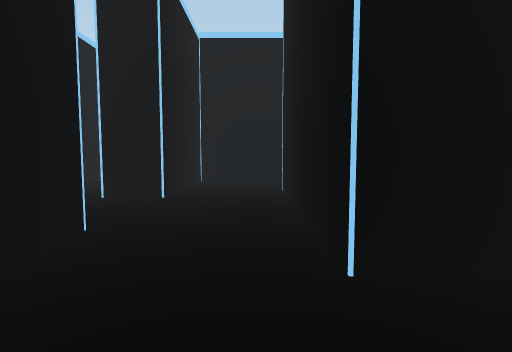
view 1 (above)

24 first-person views from a walk through a Unity game level. The camera is 1.2 m above the floor, tilts 4° down and sees 85° across. The floor is counted in squares, 1.8 m on a side. Each view is taken from the middle of a square. On the plan, view 1 faces up. The plan holds only what a view shows up to about 9 squares ahead; the rest is blank. The place goes on beyond the plan. The player character is not drawn. Surface patterns are stand-ins for the level's own textures.

view 2
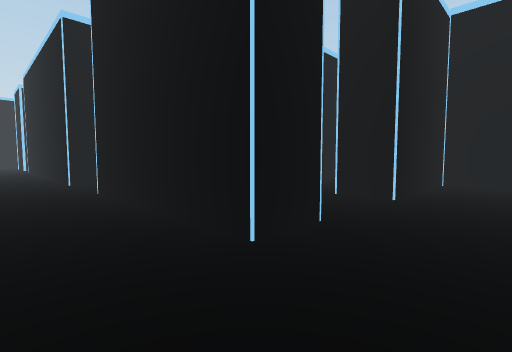

view 3
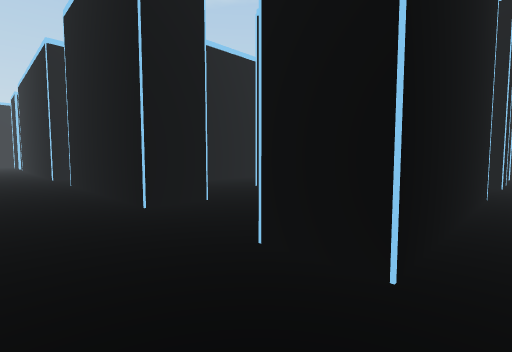

view 4
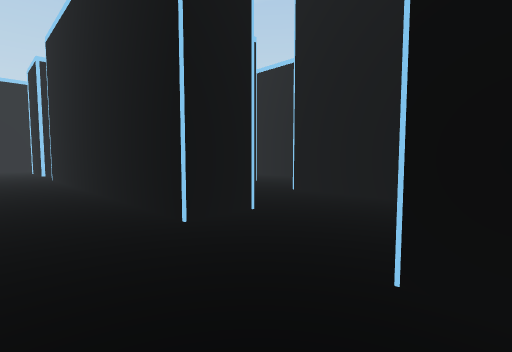

view 5
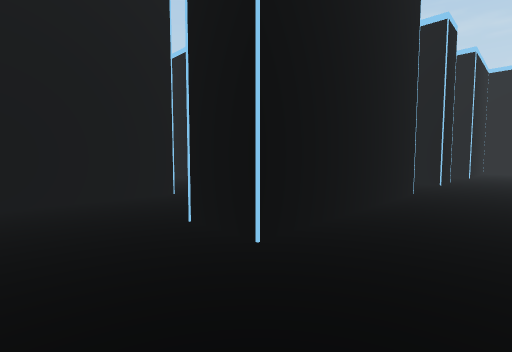

view 6
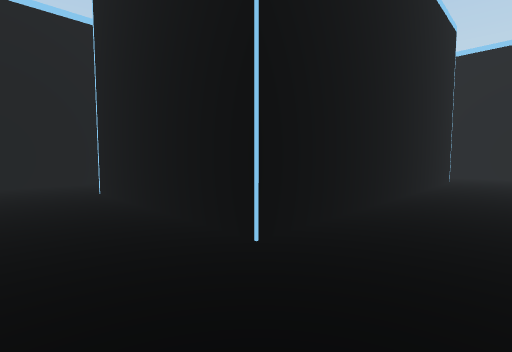

view 7
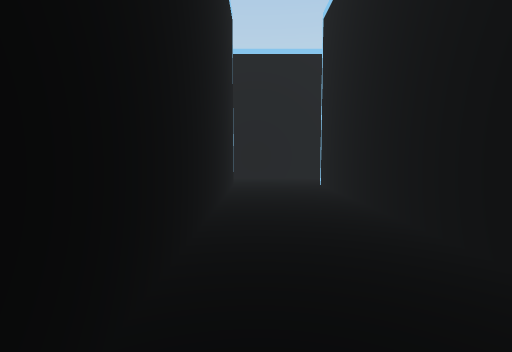

view 8
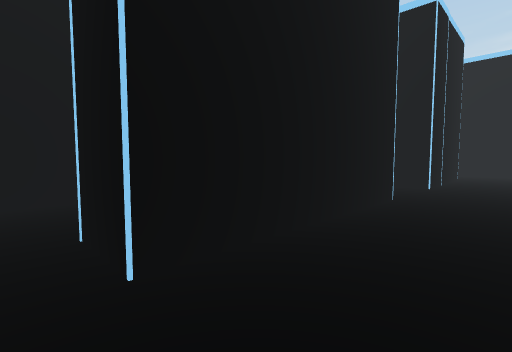

view 9
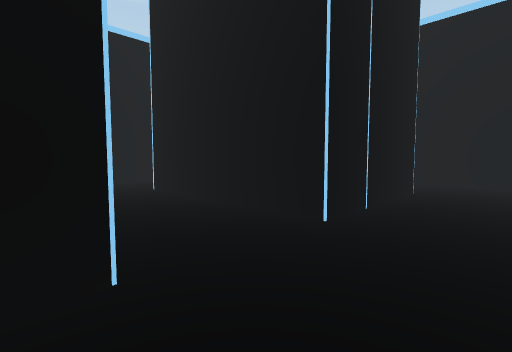

view 10
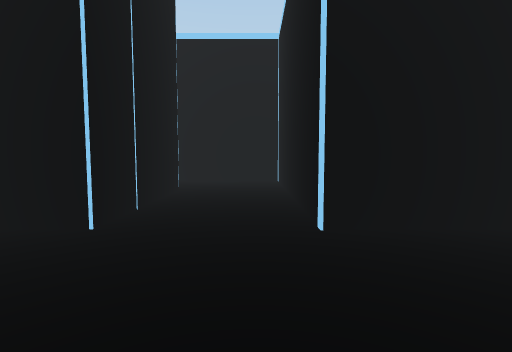

view 11
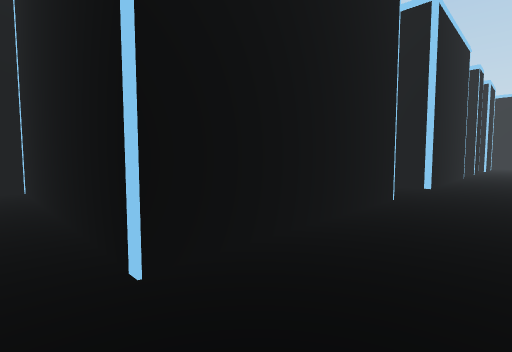

view 12
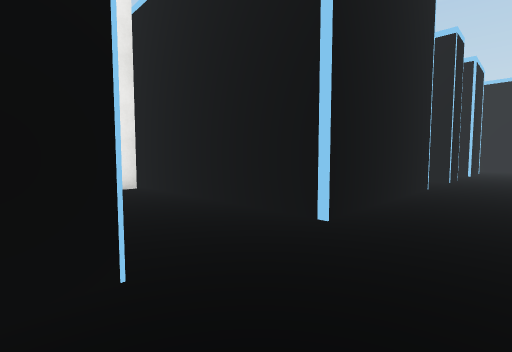

view 13
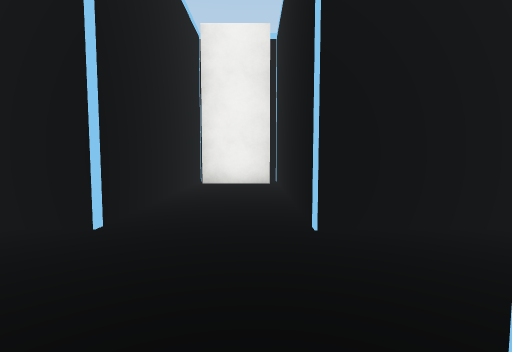

view 14
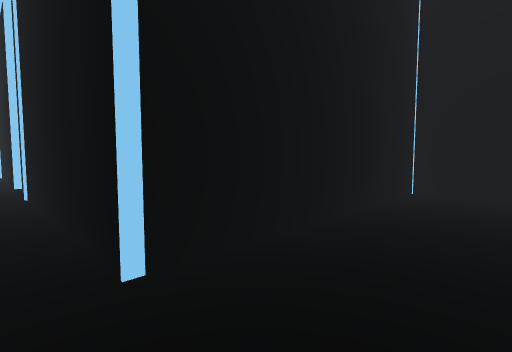

view 15
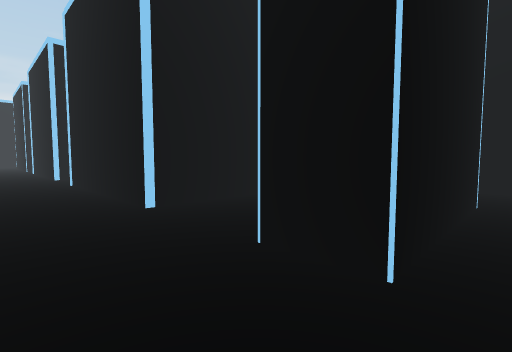

view 16
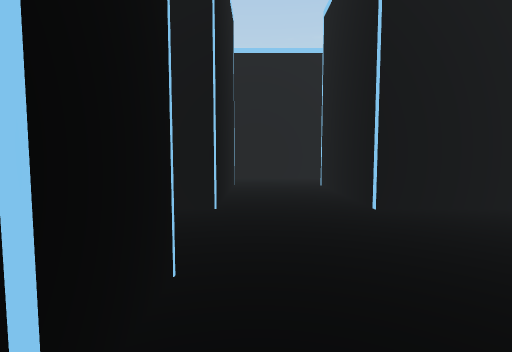

view 17
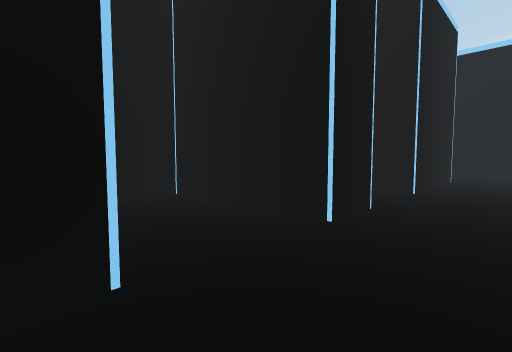

view 18
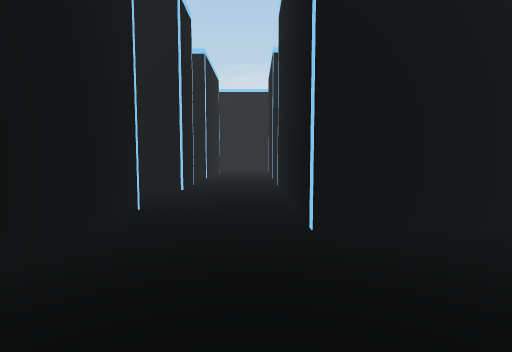

view 19
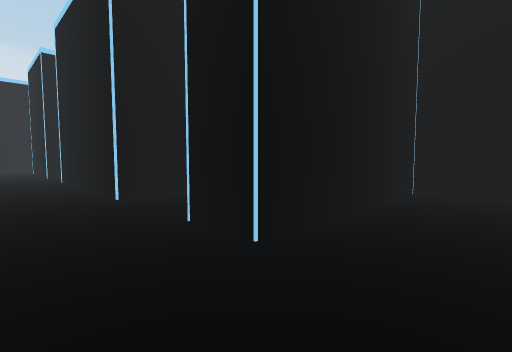

view 20
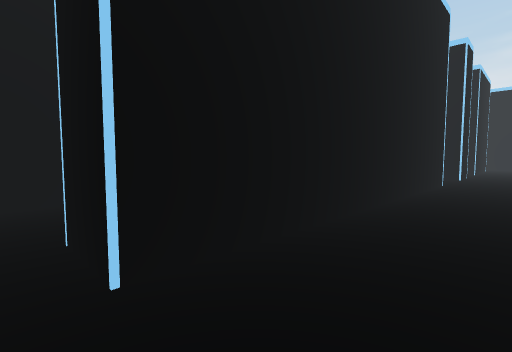

view 21
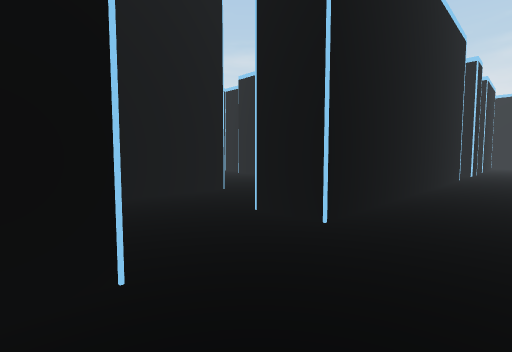

view 22
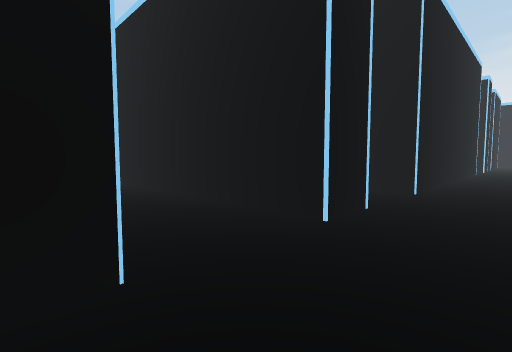

view 23
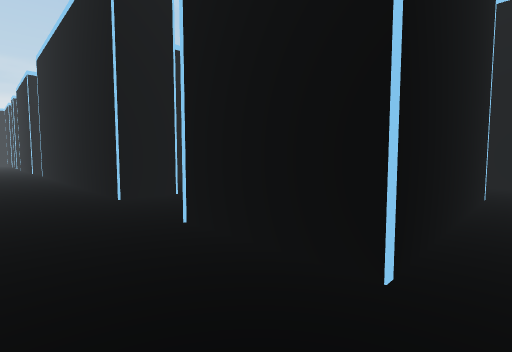

view 24
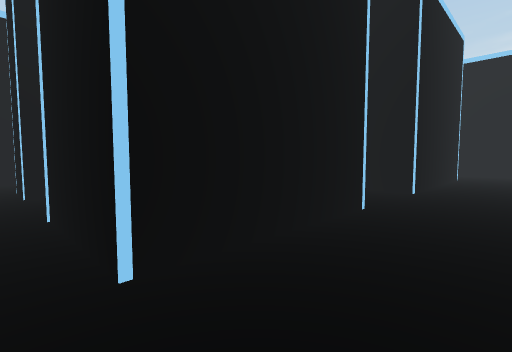

### Floor plan
Points are (right, up) in squares from view 1. A wall is a line through its corners. A room is listed if a view was taken in it or the views show most of it. See-through windows are left out.
Room 1 (views 1, 2, 4, 5, 11, 12, 13, 14)
walls: (-7.5, 2.5) (-7.5, 1.5) (-14.5, 1.5); (-7.4, -4.8) (-5.6, -4.8); (-5.5, -5.5) (-5.5, -0.5) (-1.6, -0.5) (-1.6, -5.5) (1.1, -5.5); (-1.6, 1.5) (-5.5, 1.5) (-5.5, 2.5); (-14.5, -0.5) (-13.5, -0.5) (-13.5, -1); (0.5, -3.5) (0.5, -0.5); (-14.5, -5.5) (-11.5, -5.5) (-11.5, -0.5) (-7.5, -0.5) (-7.5, -5.4)
ways out: opening at (1, 0.5) to room 2; opening at (-0.5, 2) to room 5; opening at (-14, -4.5) to room 6; opening at (-14, 0.5) to room 6; opening at (-6.5, 2) to room 14; opening at (1, -4.5)
Room 2 (view 3)
walls: (1.5, 1.5) (0.5, 1.5); (0.5, -0.5) (3.5, -0.5)
ways out: opening at (1, 0.5) to room 1; opening at (2.5, 2) to room 16; opening at (4, 0.5)
Room 3 (views 6, 7)
walls: (-2.5, 6.5) (-2.5, 11.5); (-4.5, 11.5) (-4.5, 4.5) (-5.5, 4.5); (-2, 13.5) (-5, 13.5)
ways out: opening at (-2, 3.5) to room 5; opening at (-5, 3.5) to room 14; opening at (-5, 12.5); opening at (-2, 12.5)
Room 4 (view 8)
walls: (0.5, 4.5) (0.5, 5.5); (0.5, 7.5) (-1.6, 7.5) (-1.6, 4.5)
ways out: opening at (-0.5, 5) to room 5; opening at (1, 6.5)
Room 5 (views 9, 10)
walls: (-1.6, 2.5) (-1.6, 1.5); (-1.6, 4.5) (-2.5, 4.5); (0.5, 1.5) (0.5, 4.5)
ways out: opening at (-0.5, 2) to room 1; opening at (-2, 3.5) to room 3; opening at (-0.5, 5) to room 4
Room 6 (view 15)
walls: (-14.5, -3.6) (-14.5, -0.5); (-18.3, -0.5) (-16.5, -0.5) (-16.5, -3.5); (-17, -5.5) (-14.5, -5.5)
ways out: opening at (-14, -4.5) to room 1; opening at (-14, 0.5) to room 1; opening at (-15.5, 2) to room 7; opening at (-17.5, -4.5); opening at (-17.5, 0.5)
Room 7 (view 16)
walls: (-16.5, 4.5) (-16.5, 1.5); (-14.5, 1.5) (-14.5, 2.5)
ways out: opening at (-15.5, 2) to room 6; opening at (-15.5, 5) to room 8; opening at (-14, 3.5) to room 15
Room 8 (view 17)
walls: (-14.5, 4.5) (-14.5, 7.5); (-18.4, 5.5) (-16.5, 5.5) (-16.5, 4.5)
ways out: opening at (-15.5, 5) to room 7; opening at (-15.5, 8) to room 9; opening at (-17.5, 6.5)
Room 9 (views 18, 19)
walls: (-14.5, 7.5) (-14.5, 10.5); (-18.5, 8.5) (-16.5, 8.5) (-16.5, 7.4)
ways out: opening at (-15.5, 8) to room 8; opening at (-15.5, 11) to room 10; opening at (-17.5, 9.5) to room 12
Room 10 (view 20)
walls: (-14.5, 10.5) (-14.5, 11.5)
ways out: opening at (-15.5, 11) to room 9; opening at (-15.5, 14) to room 11; opening at (-14, 12.5) to room 13
Room 11 (views 21, 22)
walls: (-14.5, 19.1) (-14.5, 19.5); (-14.5, 16.4) (-14.5, 17); (-18.5, 19.5) (-16.5, 19.5); (-18.5, 14.5) (-16.5, 14.5); (-14.5, 13.4) (-14.5, 14.5)
ways out: opening at (-15.5, 14) to room 10; opening at (-17.5, 15.5) to room 12; opening at (-17.5, 20.5) to room 12; opening at (-14, 15.5); opening at (-14, 20.5)
Room 12 (views 23, 24)
walls: (-18.5, 16.5) (-18.5, 19.5); (-18.5, 10.5) (-18.5, 14.5); (-20.5, 9.9) (-20.5, 8.5) (-18.5, 8.5)
ways out: opening at (-17.5, 9.5) to room 9; opening at (-17.5, 15.5) to room 11; opening at (-17.5, 20.5) to room 11
Room 13 (no view inside)
walls: (-14.5, 11.5) (-13.5, 11.5); (-11.5, 10.4) (-11.5, 12.5)
ways out: opening at (-14, 12.5) to room 10; opening at (-12.5, 11)
Room 14 (no view inside)
walls: (-5.5, 4.5) (-8.5, 4.5)
ways out: opening at (-6.5, 2) to room 1; opening at (-5, 3.5) to room 3; opening at (-8, 3.5) to room 17
Room 15 (no view inside)
walls: (-14.5, 2.5) (-11.5, 2.5) (-11.5, 3.5)
ways out: opening at (-14, 3.5) to room 7
Room 16 (no view inside)
walls: (1.5, 4.5) (1.5, 1.5); (3.5, 1.5) (3.5, 1.9)
ways out: opening at (2.5, 2) to room 2; opening at (2.5, 5)
Room 17 (no view inside)
walls: (-10.5, 4.6) (-10.5, 3.2)
ways out: opening at (-8, 3.5) to room 14; opening at (-9.5, 5)

Positions as (right, up) in squares from view 1, and headings:
1: (0, 0), facing up
2: (0, 0), facing up-left
3: (2, 0), facing up-left
4: (-5, 0), facing up-left
5: (-7, 0), facing up-right
6: (-3, 3), facing up-left
7: (-4, 5), facing up
8: (-1, 6), facing down-right
9: (-1, 2), facing down-right
10: (-1, 2), facing down
11: (-1, 1), facing down-left
12: (-5, 1), facing down-left
13: (-7, 2), facing down
14: (-13, 0), facing down-right
15: (-15, 1), facing down-right
16: (-15, 3), facing down
17: (-16, 5), facing down-right
18: (-16, 8), facing down
19: (-15, 10), facing down-left
20: (-16, 12), facing down-right
21: (-16, 14), facing down-right
22: (-16, 17), facing down-right
23: (-19, 16), facing down-right
24: (-20, 20), facing down-right
